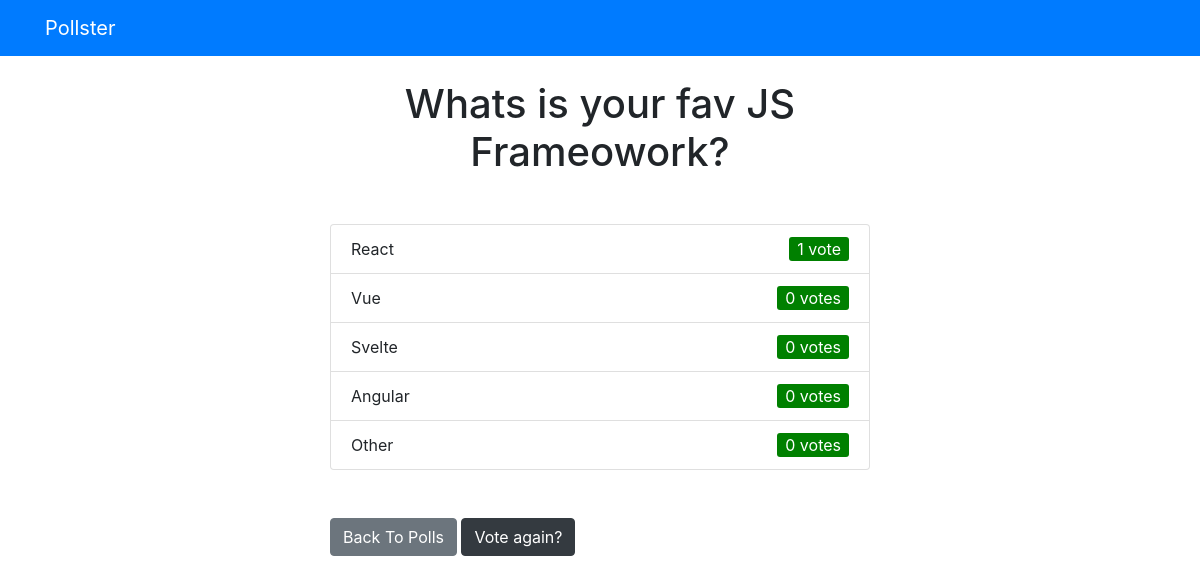
The page /polls/4/results/ on the database its author committed.
### polls/models.py (models this page shows, shortened)
class Question(models.Model):
    question_text = models.CharField(max_length=200)
    pub_date = models.DateTimeField("date published")

class Choice(models.Model):
    question = models.ForeignKey(Question, on_delete=models.CASCADE)
    choice_text = models.CharField(max_length=200)
    votes = models.IntegerField(default=0)

### polls/views.py (the view)
# urls.py: path('<int:question_id>/results/', views.results, name='results'),
def results(request, question_id):
    question = get_object_or_404(Question, pk=question_id)
    return render(request, 'polls/results.html', {'question': question})

### templates/polls/results.html
{% extends 'base.html' %}
{% block content %}
<h1 class="mb-5 text-center">{{ question.question_text }}</h1>
<ul class="list-group mb-5">
	{% for choice in question.choice_set.all %}
	<li class="list-group-item">
		{{ choice.choice_text }}  <span style="float: right; background: green; border-radius: 3px;" class="px-2 text-white">{{ choice.votes }} vote{{ choice.votes | pluralize }}</span>
	</li>
	{% endfor %}
</ul>
<a class="btn btn-secondary" href="{% url 'Polls:index' %}">Back To Polls</a>
<a class="btn btn-dark" href="{% url 'Polls:detail' question.id %}">Vote again?</a>
{% endblock %}

### rows shown on the page
Question: question_text "Whats is your fav JS Frameowork?"
Choice: choice_text "React", votes "1"
Choice: choice_text "Vue", votes "0", votes|pluralize "s"
Choice: choice_text "Svelte", votes "0", votes|pluralize "s"
Choice: choice_text "Angular", votes "0", votes|pluralize "s"
Choice: choice_text "Other", votes "0", votes|pluralize "s"
